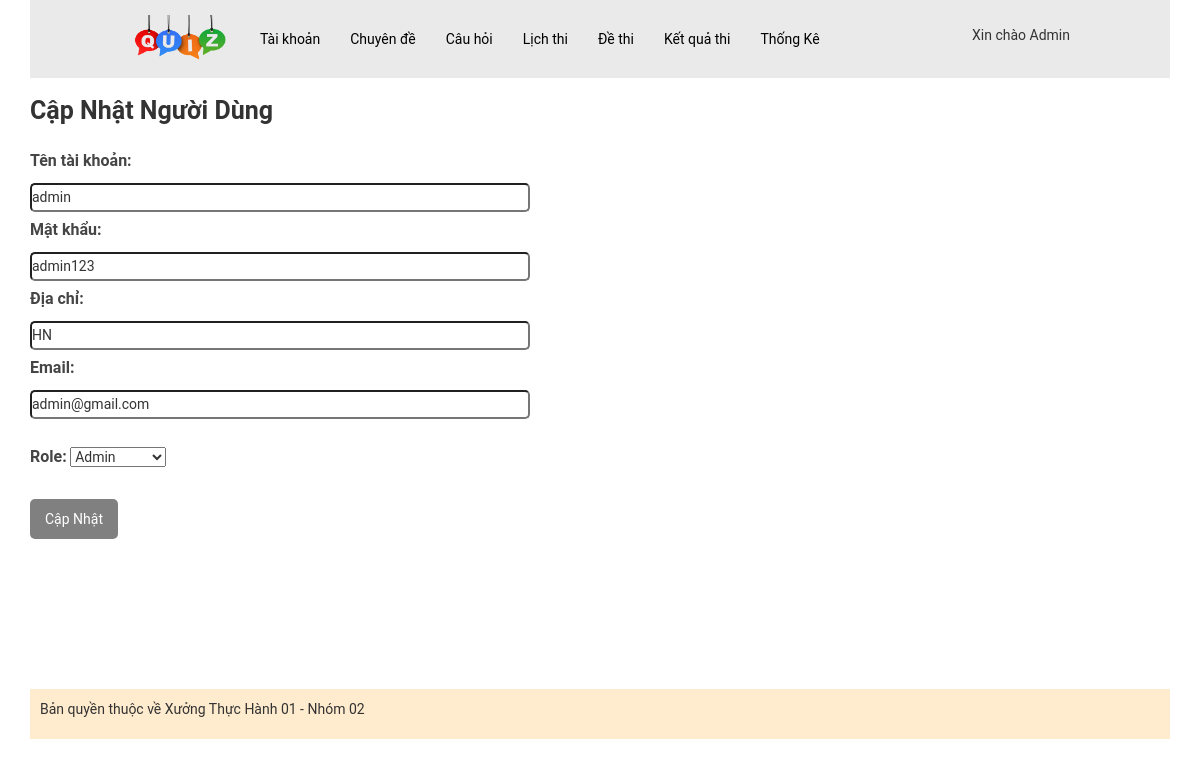
/admin/index.php?act=edittk&idtk=1 (signed in), run on an earlier commit of the app's database.
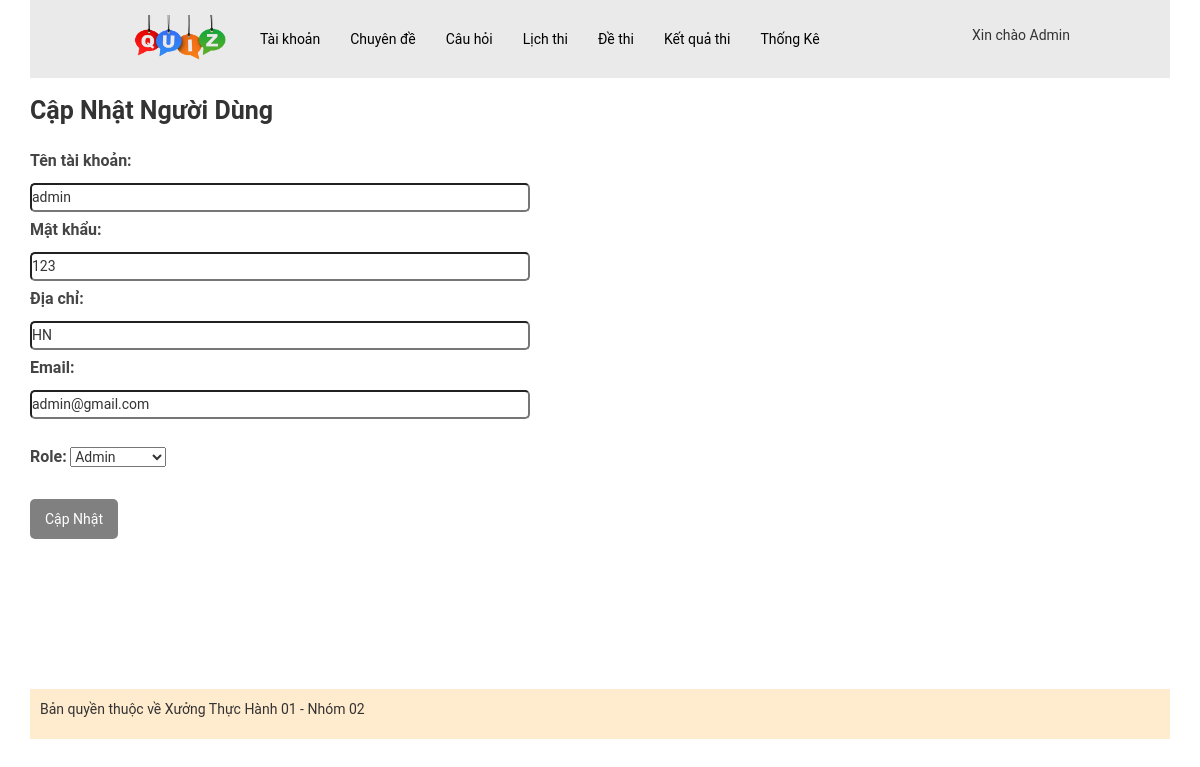
And on a later commit of the database.
### tables this page shows
CREATE TABLE `taikhoan` (
  `id` int(11) NOT NULL,
  `username` varchar(50) NOT NULL,
  `password` varchar(50) NOT NULL,
  `fullname` varchar(60) NOT NULL,
  `image` varchar(50) DEFAULT NULL,
  `email` varchar(50) DEFAULT NULL,
  `address` varchar(255) DEFAULT NULL,
  `role` enum('1','2') NOT NULL COMMENT '1 Admin , 2 User'
);

### model/pdo.php (called while the page is built, shortened)
<?php
function pdo_get_connection(){
    $servername = "localhost";
    $username = "root";
    $password = "";
    try {
        $conn = new PDO("mysql:host=$servername;dbname=xuongth01_02", $username, $password);
        $conn->setAttribute(PDO::ATTR_ERRMODE, PDO::ERRMODE_EXCEPTION);
        return $conn;
    } catch(PDOException $e) {
        echo "Connection failed: " . $e->getMessage();
    }
}
function pdo_query_one($sql){
    $sql_args=array_slice(func_get_args(),1);
    try{
        $conn=pdo_get_connection();
        $stmt=$conn->prepare($sql);
        $stmt->execute($sql_args);
        $row=$stmt->fetch(PDO::FETCH_ASSOC);
        return $row;
    }
    catch(PDOException $e){
        throw $e;
    }
    finally{
        unset($conn);
    }
}
?>

### model/taikhoan.php (called while the page is built, shortened)
<?php
function getold_taikhoan($idtk)
{
    $sql = "SELECT * FROM taikhoan WHERE id =$idtk";
    $result = pdo_query_one($sql);
    return $result;
}

### admin/taikhoan/edit-taikhoan.php (the view, shortened to what this page needs)
<div class="content-boder-user">
    <div class="title-boder-top-user">
        <p>
            Cập Nhật Người Dùng
        </p>
    </div>
    <form action="?act=edittk" method="post" enctype="multipart/form-data">
        <div>
            <label for="">Tên tài khoản: </label> <br>
            <input type="text" name="user" value="<?php echo $old_taikhoan['username'] ?>">
        </div>
        <div>
            <label for="">Mật khẩu: </label> <br>
            <input type="text" name="password" value="<?php echo  $old_taikhoan['password'] ?>">
        </div>
        <div>
            <div class="address-user">
                <label for="">Địa chỉ: </label> <br>
                <input type="text" name="address" value="<?php echo $old_taikhoan['address'] ?>">
            </div>
        </div>
        <div>
            <div class="email">
                <label for="">Email: </label> <br>
                <input type="text" name="email" value="<?php echo $old_taikhoan['email'] ?>">
            </div>
        </div> <br>
        <div>
            <div class="role">
                <label for="role">Role: </label>
                <select name="role" id="role">
                    <option value="1" <?php if ($old_taikhoan['role'] == "1") : ?> selected <?php endif; ?>>Admin</option>
                </select>
            </div>
        </div>
        <button name="btn-edit-user">Cập Nhật</button>
    </form>
</div>

What changed in the data, as far as the page shows it:
changed taikhoan "admin": password "admin123" → "123"
